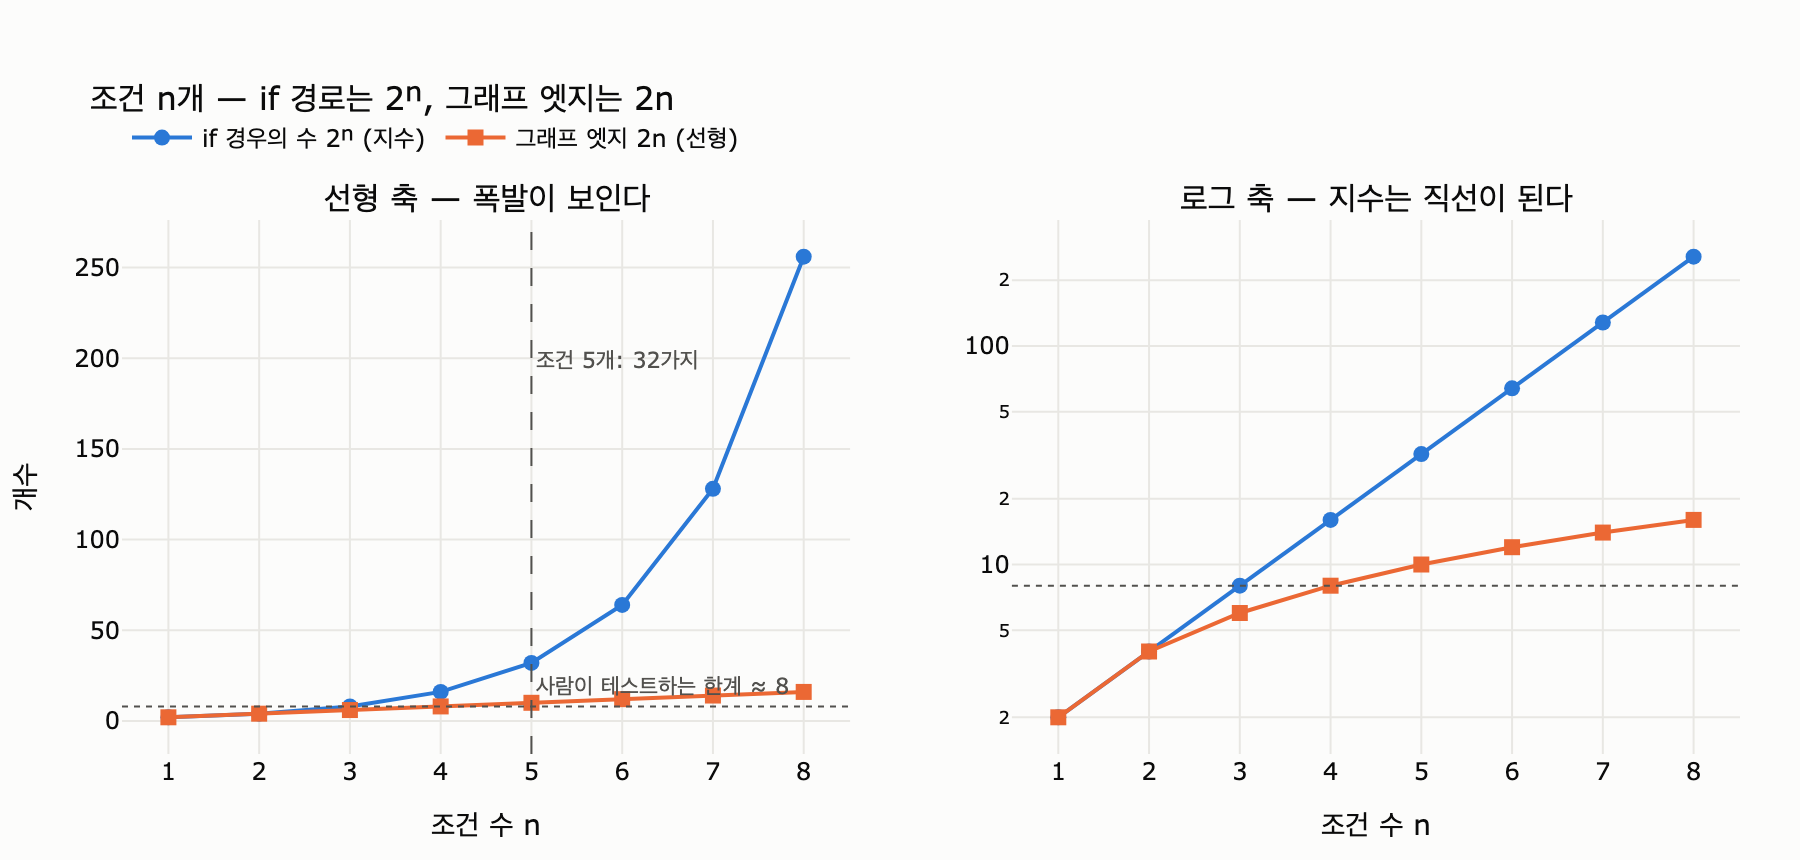

This figure's Python source:
# %% [markdown]
# # 조건이 늘 때: `if` 경우의 수 vs 그래프 엣지
#
# 조건이 $n$개일 때
#
# - `if` 문 경로(경우의 수): $2^n$ — 조건마다 **두 배** (지수)
# - 그래프 엣지: $2n$ — 조건마다 **둘** (선형: 갈림길 노드 하나 + 나가는 엣지 둘)
#
# `if`는 조합을 **코드로 펼치고**, 그래프는 갈림길을 **선언**만 한다.
# 조합은 실행 시점에 만들어진다. 그래서 증가 속도가 다르다.

# %%
# 필요 패키지: plotly, kaleido (표 부분은 표준 라이브러리만으로 동작)

def _show(fig):
    try:
        from IPython import get_ipython
        if get_ipython() is not None:  # VSCode 셀/Jupyter에서만 렌더링
            fig.show()
    except ImportError:
        pass


def if_paths(n):
    """중첩 if 로 펼치면 경로가 조건마다 두 배 — 지수."""
    return 2 ** n


def graph_edges(n):
    """조건마다 갈림길 노드 하나 + 나가는 엣지 둘 — 선형."""
    return 2 * n


# %% [markdown]
# ## 1. 숫자로 비교 — 다섯 개 근처에서 사람이 다 못 본다
#
# 사람이 실제로 테스트해 보는 경로는 여덟 가지쯤이 한계다.
# 조건 5개면 $2^5 = 32$가지 — 이미 손으로 다 못 본다.

# %%
print(f"{'조건 수':>6} {'if 경우의 수 2^n':>16} {'그래프 엣지 2n':>14} {'배율(지수/선형)':>14} {'사람이 다 보나'}")
print("-" * 68)
for n in range(1, 9):
    p, e = if_paths(n), graph_edges(n)
    ok = "예" if p <= 8 else ("힘들다" if p <= 32 else "불가능")
    print(f"{n:>7} {p:>15,} {e:>15} {p / e:>13.1f}x {ok:>10}")

# 출력:
#    조건 수    if 경우의 수 2^n      그래프 엣지 2n      배율(지수/선형) 사람이 다 보나
# --------------------------------------------------------------------
#       1               2               2           1.0x          예
#       2               4               4           1.0x          예
#       3               8               6           1.3x          예
#       4              16               8           2.0x        힘들다
#       5              32              10           3.2x        힘들다
#       6              64              12           5.3x        불가능
#       7             128              14           9.1x        불가능
#       8             256              16          16.0x        불가능

# %% [markdown]
# ## 2. 조건 5개의 경우의 수를 실제로 펼쳐 보기
#
# `if` 문을 쓴다는 건 아래 32가지를 전부 코드(그리고 테스트)로 감당한다는 뜻이다.

# %%
from itertools import product

CONDITIONS = ["검색 결과 있음", "요약 길이 초과", "검토 통과", "사람 승인 필요", "재시도 남음"]
n = len(CONDITIONS)
combos = list(product([0, 1], repeat=n))
print(f"조건 {n}개 → 경우의 수 {len(combos)}가지 (그래프라면 엣지 {graph_edges(n)}개로 끝)")
for i, combo in enumerate(combos[:4], 1):
    desc = ", ".join(c for c, v in zip(CONDITIONS, combo) if v) or "(전부 아니오)"
    print(f"  {i:>2}. {desc}")
print(f"  ... 나머지 {len(combos) - 4}가지")

# 출력:
# 조건 5개 → 경우의 수 32가지 (그래프라면 엣지 10개로 끝)
#    1. (전부 아니오)
#    2. 재시도 남음
#    3. 사람 승인 필요
#    4. 사람 승인 필요, 재시도 남음
#   ... 나머지 28가지

# %% [markdown]
# ## 3. 시각화 — 지수 vs 선형
#
# 왼쪽은 선형 축: $2^n$이 폭발하는 모양이 그대로 보인다.
# 오른쪽은 로그 축: 지수($2^n$)는 직선이 되고, 선형($2n$)은 아래에서 완만하게 휜다.
# 회색 점선은 「사람이 테스트해 보는 한계 ≈ 8가지」.

# %%
try:
    import plotly.graph_objects as go
    from plotly.subplots import make_subplots

    ns = list(range(1, 9))
    paths = [if_paths(k) for k in ns]
    edges = [graph_edges(k) for k in ns]

    BLUE, ORANGE = "#2a78d6", "#eb6834"   # 검증된 범주형 팔레트 슬롯 1, 2
    INK, MUTED, GRID = "#0b0b0b", "#52514e", "#e8e7e3"

    fig = make_subplots(
        rows=1, cols=2, horizontal_spacing=0.10,
        subplot_titles=("선형 축 — 폭발이 보인다", "로그 축 — 지수는 직선이 된다"),
    )
    for col, logy in ((1, False), (2, True)):
        fig.add_trace(go.Scatter(
            x=ns, y=paths, mode="lines+markers", name="if 경우의 수 2ⁿ (지수)",
            line=dict(color=BLUE, width=2), marker=dict(size=8),
            showlegend=(col == 1)), row=1, col=col)
        fig.add_trace(go.Scatter(
            x=ns, y=edges, mode="lines+markers", name="그래프 엣지 2n (선형)",
            line=dict(color=ORANGE, width=2), marker=dict(size=8, symbol="square"),
            showlegend=(col == 1)), row=1, col=col)
        fig.add_hline(y=8, line=dict(color=MUTED, width=1, dash="dot"), row=1, col=col)
        if logy:
            fig.update_yaxes(type="log", row=1, col=col)

    fig.add_annotation(x=7.9, y=10, text="사람이 테스트하는 한계 ≈ 8",
                       showarrow=False, xanchor="right", yanchor="bottom",
                       font=dict(size=11, color=MUTED), row=1, col=1)
    fig.add_vline(x=5, line=dict(color=MUTED, width=1, dash="dash"), row=1, col=1)
    fig.add_annotation(x=5, y=200, text="조건 5개: 32가지", showarrow=False,
                       xanchor="left", font=dict(size=11, color=MUTED), row=1, col=1)

    fig.update_layout(
        title=dict(text="조건 n개 — if 경로는 2ⁿ, 그래프 엣지는 2n", font=dict(size=16, color=INK)),
        width=900, height=430, paper_bgcolor="#fcfcfb", plot_bgcolor="#fcfcfb",
        font=dict(color=INK),
        legend=dict(orientation="h", yanchor="bottom", y=1.10, x=0),
        margin=dict(t=110, b=50, l=60, r=30),
    )
    fig.update_xaxes(title_text="조건 수 n", dtick=1, gridcolor=GRID, zeroline=False)
    fig.update_yaxes(gridcolor=GRID, zeroline=False)
    fig.update_yaxes(title_text="개수", row=1, col=1)

    import os
    out = os.path.join(os.path.dirname(os.path.abspath(__file__)), "expy.png")
    fig.write_image(out, scale=2)  # kaleido 필요
    print(f"저장: {out}")
    _show(fig)
except ImportError as e:
    print(f"plotly/kaleido 미설치 — 시각화 생략: {e}")

# 출력:
# 저장: .../.fm/hints/c46f6255-3b31-424a-8bf4-3e2b72a43089/expy.png

# %% [markdown]
# ## 정리
#
# $$\text{if 경로 수} = 2^n \;(\text{지수}) \qquad \text{그래프 엣지 수} = 2n \;(\text{선형})$$
#
# - `if`는 경우의 수를 코드로 **펼치고**, 그래프는 갈림길을 **선언**한다.
# - 조건 5개($2^5 = 32$) 근처에서 사람이 전 경로를 다 못 본다 — 안 해 본 경로가 운영에서 터진다.
# - 단, 조건 두세 개면 `if`가 더 읽기 쉽다. 문제는 그 뒤의 **증가 속도**다.
